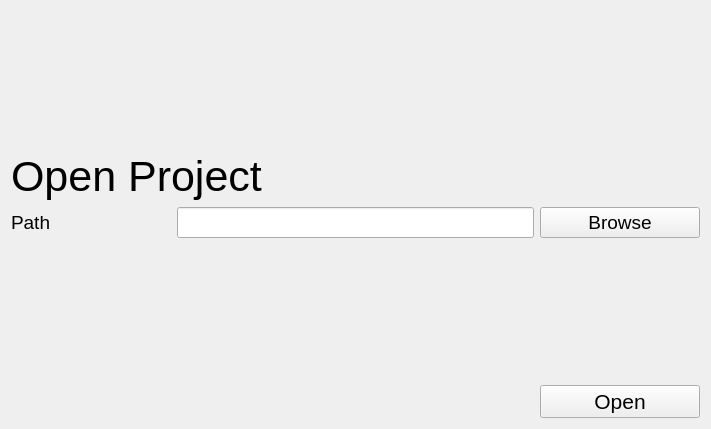
<?xml version="1.0" encoding="UTF-8"?>
<ui version="4.0">
 <class>OpenProject</class>
 <widget class="QWidget" name="OpenProject">
  <property name="geometry">
   <rect>
    <x>0</x>
    <y>0</y>
    <width>711</width>
    <height>429</height>
   </rect>
  </property>
  <property name="windowTitle">
   <string>Open Project</string>
  </property>
  <layout class="QVBoxLayout" name="verticalLayout">
   <item>
    <spacer name="verticalSpacer_2">
     <property name="orientation">
      <enum>Qt::Vertical</enum>
     </property>
     <property name="sizeHint" stdset="0">
      <size>
       <width>20</width>
       <height>40</height>
      </size>
     </property>
    </spacer>
   </item>
   <item>
    <layout class="QHBoxLayout" name="horizontalLayout_2">
     <item>
      <widget class="QLabel" name="label">
       <property name="font">
        <font>
         <pointsize>32</pointsize>
        </font>
       </property>
       <property name="text">
        <string>Open Project</string>
       </property>
      </widget>
     </item>
     <item>
      <spacer name="horizontalSpacer_2">
       <property name="orientation">
        <enum>Qt::Horizontal</enum>
       </property>
       <property name="sizeHint" stdset="0">
        <size>
         <width>40</width>
         <height>20</height>
        </size>
       </property>
      </spacer>
     </item>
    </layout>
   </item>
   <item>
    <layout class="QFormLayout" name="formLayout">
     <item row="0" column="0">
      <widget class="QLabel" name="label_5">
       <property name="minimumSize">
        <size>
         <width>160</width>
         <height>0</height>
        </size>
       </property>
       <property name="font">
        <font>
         <pointsize>14</pointsize>
        </font>
       </property>
       <property name="text">
        <string>Path</string>
       </property>
      </widget>
     </item>
     <item row="0" column="1">
      <layout class="QHBoxLayout" name="horizontalLayout_3">
       <item>
        <widget class="QLineEdit" name="lineEdit_path">
         <property name="font">
          <font>
           <pointsize>14</pointsize>
          </font>
         </property>
         <property name="text">
          <string/>
         </property>
        </widget>
       </item>
       <item>
        <widget class="QPushButton" name="pushButton_path">
         <property name="minimumSize">
          <size>
           <width>160</width>
           <height>0</height>
          </size>
         </property>
         <property name="font">
          <font>
           <pointsize>14</pointsize>
          </font>
         </property>
         <property name="text">
          <string>Browse</string>
         </property>
        </widget>
       </item>
      </layout>
     </item>
    </layout>
   </item>
   <item>
    <spacer name="verticalSpacer">
     <property name="orientation">
      <enum>Qt::Vertical</enum>
     </property>
     <property name="sizeHint" stdset="0">
      <size>
       <width>20</width>
       <height>40</height>
      </size>
     </property>
    </spacer>
   </item>
   <item>
    <layout class="QHBoxLayout" name="horizontalLayout">
     <item>
      <spacer name="horizontalSpacer">
       <property name="orientation">
        <enum>Qt::Horizontal</enum>
       </property>
       <property name="sizeHint" stdset="0">
        <size>
         <width>198</width>
         <height>28</height>
        </size>
       </property>
      </spacer>
     </item>
     <item>
      <widget class="QPushButton" name="pushButton">
       <property name="minimumSize">
        <size>
         <width>160</width>
         <height>0</height>
        </size>
       </property>
       <property name="font">
        <font>
         <pointsize>16</pointsize>
        </font>
       </property>
       <property name="text">
        <string>Open</string>
       </property>
      </widget>
     </item>
    </layout>
   </item>
  </layout>
 </widget>
 <resources/>
 <connections/>
</ui>
